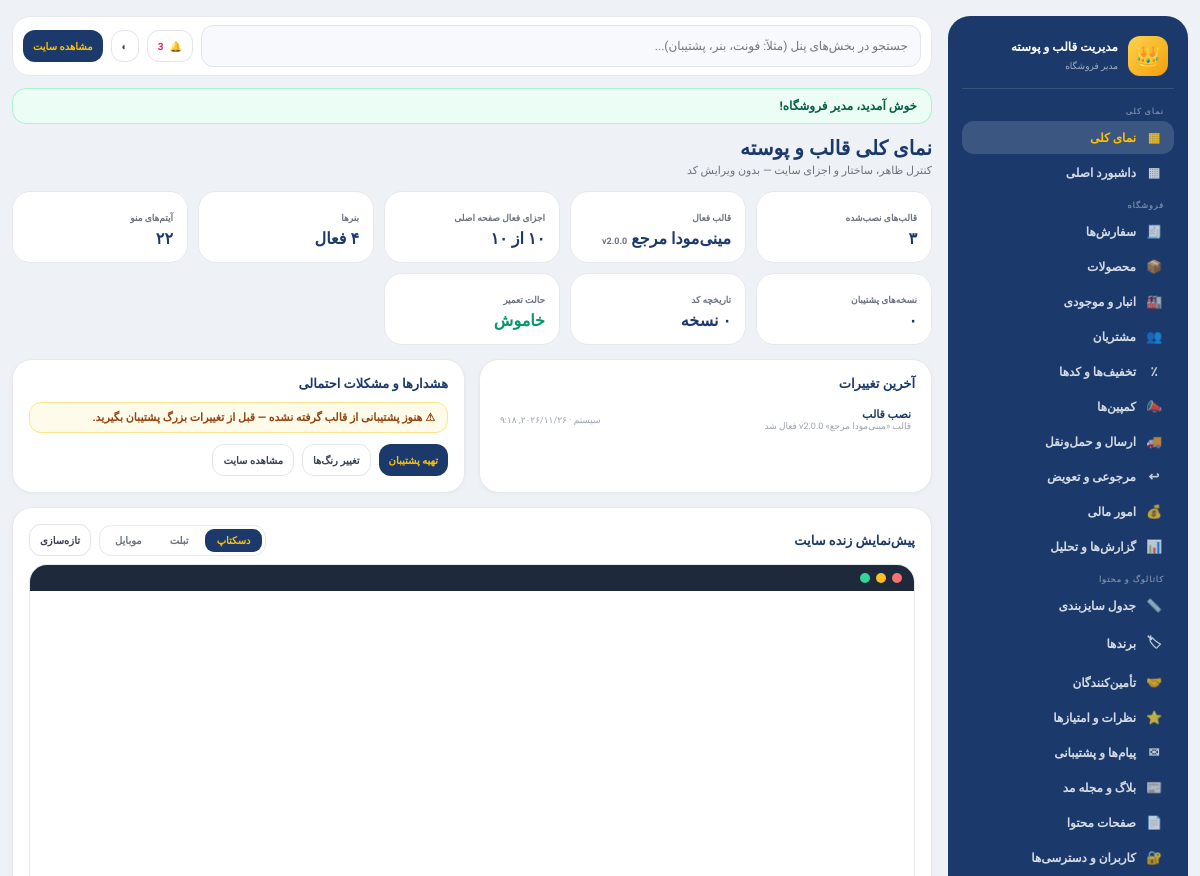
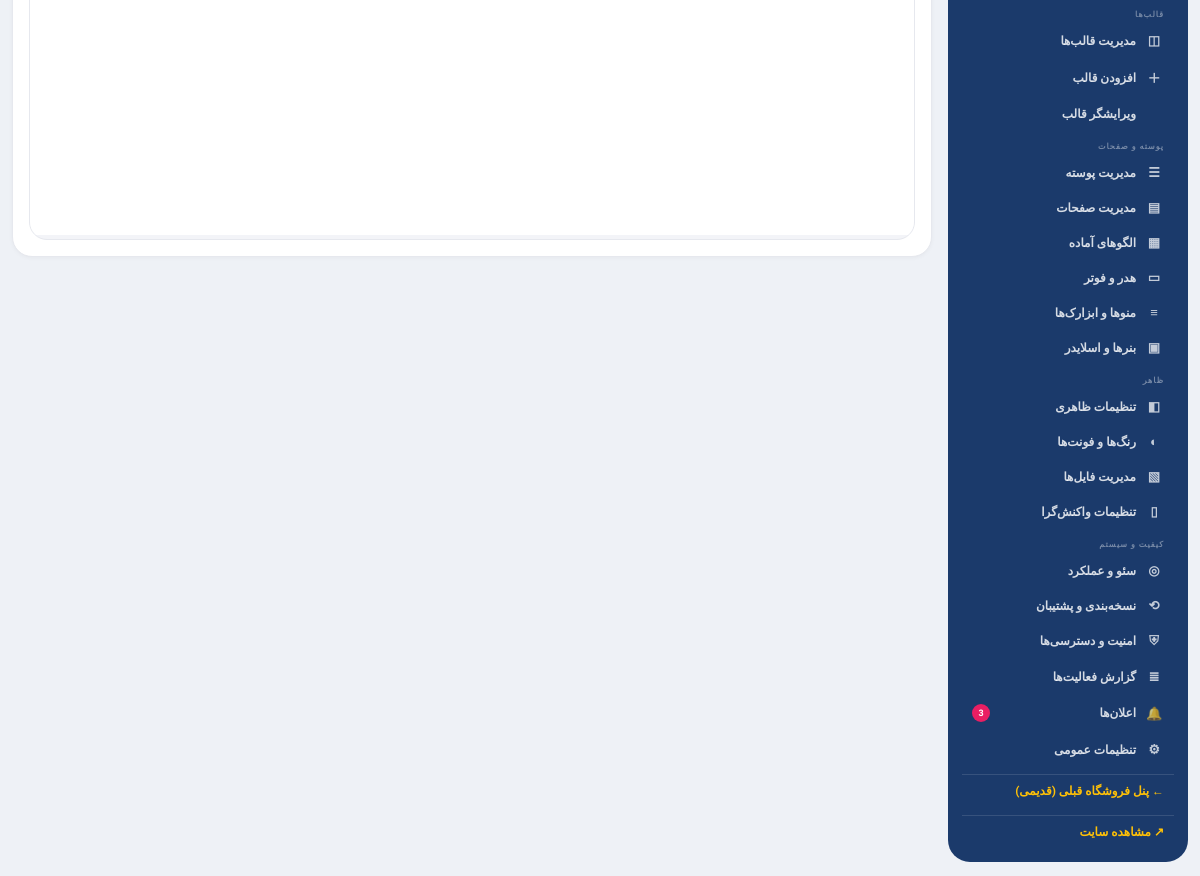
/admin/index.php (signed in), run on the app's committed database (2 pictures, top to bottom).
### tables this page shows
CREATE TABLE IF NOT EXISTS users (
  id INT UNSIGNED AUTO_INCREMENT PRIMARY KEY,
  name VARCHAR(120) NOT NULL,
  email VARCHAR(190) NOT NULL UNIQUE,
  phone VARCHAR(20) NOT NULL DEFAULT '',
  password_hash VARCHAR(255) NOT NULL,
  address TEXT NOT NULL,
  role VARCHAR(20) NOT NULL DEFAULT 'user',
  created_at TIMESTAMP NOT NULL DEFAULT CURRENT_TIMESTAMP
);

CREATE TABLE IF NOT EXISTS theme_activity (
  id INT UNSIGNED AUTO_INCREMENT PRIMARY KEY,
  actor VARCHAR(80) NOT NULL DEFAULT 'سیستم',
  action VARCHAR(120) NOT NULL,
  detail VARCHAR(400) NOT NULL DEFAULT '',
  created_at TIMESTAMP NOT NULL DEFAULT CURRENT_TIMESTAMP
);

### bootstrap.php (called while the page is built, shortened)
<?php
require __DIR__ . '/theme.php';
function db(): PDO {
    static $pdo = null;
    if ($pdo === null) {
        try {
            $dsn = 'mysql:host=' . DB_HOST . ';dbname=' . DB_NAME . ';charset=' . DB_CHARSET;
            $pdo = new PDO($dsn, DB_USER, DB_PASS, [
                PDO::ATTR_ERRMODE            => PDO::ERRMODE_EXCEPTION,
                PDO::ATTR_DEFAULT_FETCH_MODE => PDO::FETCH_ASSOC,
                PDO::ATTR_EMULATE_PREPARES   => false,
            ]);
        } catch (PDOException $ex) {
            http_response_code(500);
            die('<div dir="rtl" style="font-family:Tahoma;max-width:520px;margin:80px auto;padding:24px;border:1px solid #f3c2c2;background:#fef2f2;border-radius:16px;color:#991b1b;text-align:center">'
                . '<h2>خطا در اتصال به دیتابیس</h2>'
                . '<p>لطفاً مقادیر DB_HOST / DB_NAME / DB_USER / DB_PASS را در فایل config.php بررسی کنید.</p>'
                . '<p style="direction:ltr;font-size:12px;color:#b91c1c">جزئیات: ' . htmlspecialchars($ex->getMessage(), ENT_QUOTES, 'UTF-8') . '</p>'
                . '</div>');
        }
    }
    return $pdo;
}
function e(mixed $s): string {
    return htmlspecialchars((string) $s, ENT_QUOTES, 'UTF-8');
}
function faDigits(mixed $s): string {
    $fa = ['۰','۱','۲','۳','۴','۵','۶','۷','۸','۹'];
    $en = ['0','1','2','3','4','5','6','7','8','9'];
    return str_replace($en, $fa, (string) $s);
}
function faDate(?string $datetime): string {
    $ts = strtotime($datetime);
    if (class_exists('IntlDateFormatter')) {
        $fmt = @new IntlDateFormatter('fa_IR', IntlDateFormatter::SHORT, IntlDateFormatter::SHORT);
        $out = $fmt ? $fmt->format($ts) : false;
        if ($out !== false && $out !== null) { return $out; }
    }
    return faDigits(date('Y/m/d H:i', $ts));
}
function getFlashes(): array {
    $f = $_SESSION['flash'] ?? [];
    return is_array($f) ? $f : [];
}
function currentUser(): ?array {
    static $user = null;
    if ($user === null) {
        $st = db()->prepare('SELECT id, name, email, phone, address, role FROM users WHERE id = ? LIMIT 1');
        $st->execute([(int) $_SESSION['user_id']]);
        $user = $st->fetch() ?: false;
    }
    return $user ?: null;
}
    ?>

### theme.php (called while the page is built, shortened)
<?php
function themeSettings(): array {
    static $cache = null;
    if ($cache !== null) { return $cache; }
    $cache = [];
    try {
        foreach (db()->query('SELECT `key`, `value` FROM theme_settings') as $row) {
            $cache[$row['key']] = $row['value'];
        }
    } catch (Throwable $ex) {
    }
    return $cache;
}
function themeGet(string $key, string $default = ''): string {
    $s = themeSettings();
    return array_key_exists($key, $s) ? (string) $s[$key] : $default;
}
function themeBool(string $key, bool $default = false): bool {
    $v = themeGet($key, $default ? '1' : '0');
    return in_array(strtolower($v), ['1', 'true', 'yes', 'on'], true);
}

### admin/index.php (the view, shortened to what this page needs)
<?php
require dirname(__DIR__) . '/bootstrap.php';
$pdo = db();
if (!currentUser()) { redirect('../auth.php?action=login&next=' . urlencode('admin/index.php')); }
$me = currentUser();
$actor = $me['name'];
try { $pdo->query('SELECT 1 FROM theme_settings LIMIT 1'); }
catch (Throwable $ex) {
    http_response_code(500);
    die('<div dir="rtl" style="font-family:Tahoma;max-width:560px;margin:80px auto;padding:24px;border:1px solid #fde68a;background:#fffbeb;border-radius:16px;color:#92400e"><h2>جداول قالب نصب نشده‌اند</h2><p>فایل <b>database.sql</b> جدید را در phpMyAdmin دوباره Import کنید (نسخه جدید شامل جداول theme_* است).</p><a href="../index.php">بازگشت به سایت</a></div>');
}
$tab = preg_replace('/[^a-z_]/', '', (string) ($_GET['tab'] ?? 'overview')) ?: 'overview';
$groups = [
    'نمای کلی'        => ['overview' => ['نمای کلی', '▦'], 'shop_dashboard' => ['داشبورد اصلی', '▦']],
    'فروشگاه'         => ['shop_orders' => ['سفارش‌ها', '🧾'], 'shop_products' => ['محصولات', '📦'], 'shop_inventory' => ['انبار و موجودی', '🏭'], 'shop_customers' => ['مشتریان', '👥'], 'shop_discounts' => ['تخفیف‌ها و کدها', '٪'], 'shop_campaigns' => ['کمپین‌ها', '📣'], 'shop_shipping' => ['ارسال و حمل‌ونقل', '🚚'], 'shop_returns' => ['مرجوعی و تعویض', '↩'], 'shop_transactions' => ['امور مالی', '💰'], 'shop_reports' => ['گزارش‌ها و تحلیل', '📊']],
    'کاتالوگ و محتوا' => ['shop_sizecharts' => ['جدول سایزبندی', '📏'], 'shop_brands' => ['برندها', '🏷'], 'shop_suppliers' => ['تأمین‌کنندگان', '🤝'], 'shop_reviews' => ['نظرات و امتیازها', '⭐'], 'shop_messages' => ['پیام‌ها و پشتیبانی', '✉'], 'shop_blog' => ['بلاگ و مجله مد', '📰'], 'shop_pages' => ['صفحات محتوا', '📄'], 'shop_users' => ['کاربران و دسترسی‌ها', '🔐']],
    'قالب‌ها'          => ['themes' => ['مدیریت قالب‌ها', '◫'], 'install' => ['افزودن قالب', '＋'], 'code' => ['ویرایشگر قالب', '</>']],
    'پوسته و صفحات'   => ['sections' => ['مدیریت پوسته', '☰'], 'pages' => ['مدیریت صفحات', '▤'], 'presets' => ['الگوهای آماده', '▦'], 'hero' => ['هدر و فوتر', '▭'], 'menus' => ['منوها و ابزارک‌ها', '≡'], 'banners' => ['بنرها و اسلایدر', '▣']],
    'ظاهر'            => ['appearance' => ['تنظیمات ظاهری', '◧'], 'design' => ['رنگ‌ها و فونت‌ها', '◐'], 'assets' => ['مدیریت فایل‌ها', '▧'], 'responsive' => ['تنظیمات واکنش‌گرا', '▯']],
    'کیفیت و سیستم'   => ['seo' => ['سئو و عملکرد', '◎'], 'backup' => ['نسخه‌بندی و پشتیبان', '⟲'], 'security' => ['امنیت و دسترسی‌ها', '⛨'], 'activity' => ['گزارش فعالیت‌ها', '≣'], 'notices' => ['اعلان‌ها', '🔔'], 'settings' => ['تنظیمات عمومی', '⚙']],
];
$tabs = [];
foreach ($groups as $items) foreach ($items as $k => $v) $tabs[$k] = $v;
$unreadNotices = 0;
try { $unreadNotices = (int) $pdo->query('SELECT COUNT(*) FROM theme_notices WHERE is_read = 0')->fetchColumn(); } catch (Throwable $ex) {}
$S = themeSettings();
?>
<!DOCTYPE html>
<html lang="fa" dir="rtl">
<head>
<link rel="stylesheet" href="../assets/style.css">
<link rel="stylesheet" href="admin.css">
</head>
<body class="adm" data-tabs='<?= json_encode(array_map(fn($v) => $v[0], $tabs), JSON_UNESCAPED_UNICODE) ?>'>
<div class="adm-shell">
  <aside class="adm-side">
    <div class="adm-brand"><span class="adm-crown">👑</span><div><b>مدیریت قالب و پوسته</b><small><?= e($actor) ?></small></div></div>
    <nav>
      <?php foreach ($groups as $gTitle => $items): ?>
        <p class="adm-group"><?= e($gTitle) ?></p>
        <?php foreach ($items as $k => [$label, $icon]): ?>
          <a href="index.php?tab=<?= $k ?>" class="<?= $tab === $k ? 'is-active' : '' ?>"><span class="adm-ic"><?= $icon ?></span><?= e($label) ?><?php if ($k === 'notices' && $unreadNotices): ?><em class="adm-badge"><?= $unreadNotices ?></em><?php endif; ?></a>
        <?php endforeach; ?>
      <?php endforeach; ?>
      <a href="../admin.php" class="adm-muted">← پنل فروشگاه قبلی (قدیمی)</a>
      <a href="../index.php" target="_blank" class="adm-muted">↗ مشاهده سایت</a>
    </nav>
  </aside>
  <main class="adm-main">
    <div class="adm-topbar">
      <input class="adm-input" id="admSearch" placeholder="جستجو در بخش‌های پنل (مثلاً: فونت، بنر، پشتیبان)..." list="admSearchList" style="flex:1;min-width:200px">
      <a class="adm-btn adm-btn-ghost adm-btn-sm" href="index.php?tab=notices" title="اعلان‌ها">🔔<?php if ($unreadNotices): ?> <b style="color:var(--pink)"><?= $unreadNotices ?></b><?php endif; ?></a>
      <button class="adm-btn adm-btn-ghost adm-btn-sm" id="admDark" type="button" title="حالت روشن/تاریک">◐</button>
      <a class="adm-btn adm-btn-navy adm-btn-sm" href="../index.php" target="_blank">مشاهده سایت</a>
    </div>
    <?php foreach (getFlashes() as $f): ?><div class="adm-flash <?= $f['type'] === 'error' ? 'is-error' : '' ?>"><?= e($f['msg']) ?></div><?php endforeach; ?>
    <?php include __DIR__ . '/tabs/' . $tab . '.php'; ?>
  </main>
</div>
</body>
</html>

### admin/tabs/overview.php (shortened to what this page needs)
<?php
$cnt = fn(string $sql) => (int) $pdo->query($sql)->fetchColumn();
$active = $pdo->query('SELECT name, version FROM theme_themes WHERE is_active = 1 LIMIT 1')->fetch();
$stats = [
  ['قالب‌های نصب‌شده', faNum($cnt('SELECT COUNT(*) FROM theme_themes')), 'themes'],
  ['قالب فعال', $active ? e($active['name']) . ' <small style="color:#6b7280">v' . e($active['version']) . '</small>' : '—', 'themes'],
  ['اجزای فعال صفحه اصلی', faNum($cnt('SELECT COUNT(*) FROM theme_sections WHERE enabled=1')) . ' از ' . faNum($cnt('SELECT COUNT(*) FROM theme_sections')), 'sections'],
  ['بنرها', faNum($cnt('SELECT COUNT(*) FROM theme_banners WHERE active=1')) . ' فعال', 'banners'],
  ['آیتم‌های منو', faNum($cnt('SELECT COUNT(*) FROM theme_menu_items')), 'menus'],
  ['نسخه‌های پشتیبان', faNum($cnt('SELECT COUNT(*) FROM theme_revisions')), 'backup'],
  ['تاریخچه کد', faNum($cnt('SELECT COUNT(*) FROM theme_code_history')) . ' نسخه', 'code'],
  ['حالت تعمیر', themeBool('maintenance.enabled') ? '<span style="color:#dc2626">فعال ⚠</span>' : '<span style="color:#059669">خاموش</span>', 'settings'],
];
$recent = $pdo->query('SELECT * FROM theme_activity ORDER BY id DESC LIMIT 8')->fetchAll();
$issues = [];
if ($cnt('SELECT COUNT(*) FROM theme_revisions') === 0) $issues[] = 'هنوز پشتیبانی از قالب گرفته نشده — قبل از تغییرات بزرگ پشتیبان بگیرید.';
?>
<h1 class="adm-h1">نمای کلی قالب و پوسته</h1>
<p class="adm-sub">کنترل ظاهر، ساختار و اجزای سایت — بدون ویرایش کد</p>
<div class="adm-stats">
  <?php foreach ($stats as [$l, $v, $t]): ?><a class="adm-stat" href="index.php?tab=<?= $t ?>" style="text-decoration:none"><small><?= e($l) ?></small><b><?= $v ?></b></a><?php endforeach; ?>
</div>
<div class="adm-grid-2" style="margin-top:14px">
  <div class="adm-card">
    <h3 style="margin:0 0 8px;font-size:13px;color:var(--navy)">آخرین تغییرات</h3>
    <ul class="adm-list"><?php foreach ($recent as $r): ?><li><span class="grow"><b><?= e($r['action']) ?></b><small style="direction:rtl;text-align:right"><?= e($r['detail']) ?></small></span><span style="font-size:9px;color:#9ca3af;white-space:nowrap"><?= e($r['actor']) ?> · <?= faDate($r['created_at']) ?></span></li><?php endforeach; ?>
    <?php if (!$recent): ?><li class="adm-note">فعالیتی ثبت نشده.</li><?php endif; ?></ul>
  </div>
  <div class="adm-card">
    <h3 style="margin:0 0 8px;font-size:13px;color:var(--navy)">هشدارها و مشکلات احتمالی</h3>
    <?php if (!$issues): ?><p style="color:#059669;font-size:12px;font-weight:700">✓ مشکلی شناسایی نشد — قالب سالم است.</p><?php else: foreach ($issues as $i): ?><p style="background:#fffbeb;border:1px solid #fde68a;color:#92400e;border-radius:12px;padding:8px 12px;font-size:11px;font-weight:700">⚠ <?= e($i) ?></p><?php endforeach; endif; ?>
    <div class="adm-row" style="margin-top:10px"><a class="adm-btn adm-btn-navy adm-btn-sm" href="index.php?tab=backup">تهیه پشتیبان</a><a class="adm-btn adm-btn-ghost adm-btn-sm" href="index.php?tab=design">تغییر رنگ‌ها</a><a class="adm-btn adm-btn-ghost adm-btn-sm" href="../index.php" target="_blank">مشاهده سایت</a></div>
  </div>
</div>
<div class="adm-card" style="margin-top:14px">
  <div class="adm-row" style="justify-content:space-between;margin-bottom:8px">
    <h3 style="margin:0;font-size:13px;color:var(--navy)">پیش‌نمایش زنده سایت</h3>
    <span class="adm-row"><span class="adm-device"><button data-device="1280" class="is-active">دسکتاپ</button><button data-device="820">تبلت</button><button data-device="390">موبایل</button></span><button id="previewReload" class="adm-btn adm-btn-ghost adm-btn-sm" type="button">تازه‌سازی</button></span>
  </div>
  <div class="adm-preview-box"><div class="bar"><i style="background:#f87171"></i><i style="background:#fbbf24"></i><i style="background:#34d399"></i></div><iframe id="previewFrame" src="../index.php" title="پیش‌نمایش"></iframe></div>
</div>

### assets/style.css (style rules this page uses)
:root { --navy: #1b3a6b; --navy-deep: #15305a; --navy-soft: #24487f; --pink: #e91e63; --pink-dark: #c2185b; --gold: #ffc107; --bg: #f3f4f8; --card: #ffffff; --line: #e6e8ee; --text: #1f2a44; --muted: #6b7280; --radius: 20px; --shadow: 0 10px 30px -12px rgba(20, 38, 74, .25); }
* { box-sizing: border-box; }
html { scroll-behavior: smooth; }
body { margin: 0; font-family: 'Vazirmatn', Tahoma, 'Segoe UI', sans-serif; background: var(--bg); color: var(--text); -webkit-font-smoothing: antialiased; }

### data on the page
users: name "مدیر فروشگاه"
theme_activity: action "نصب قالب", detail "قالب «مینی‌مودا مرجع» v2.0.0 فعال شد", actor "سیستم", created_at "۲۰۲۶/۱۱/۲۶, ۹:۱۸"

### other printed values
$gTitle "نمای کلی"
$icon "▦"
$label "نمای کلی"
$label "داشبورد اصلی"
$gTitle "فروشگاه"
$icon "🧾"
$label "سفارش‌ها"
$icon "📦"
$label "محصولات"
$icon "🏭"
$label "انبار و موجودی"
$icon "👥"
$label "مشتریان"
$icon "٪"
$label "تخفیف‌ها و کدها"
